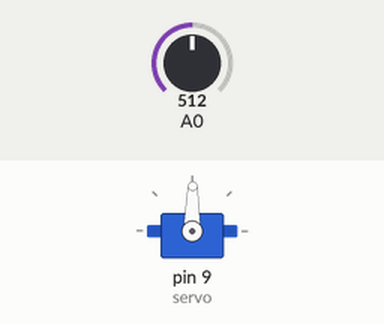
Simulated run of this sketch. Board: Arduino Uno, built with avr-gcc and run on an emulated ATmega328P. Parts: servo. The inputs (shaded band) are chosen by the test bench; at power-on: A0 = 512.

Above: at 1.2 s.
1.3 s: A0 set to 716
At 1.9 s:
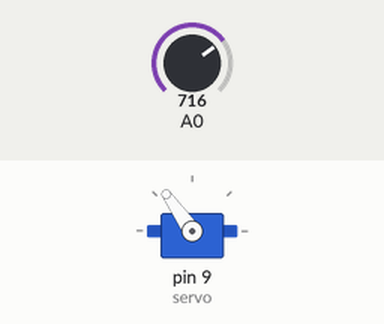
2.8 s: A0 set to 900
At 4.0 s:
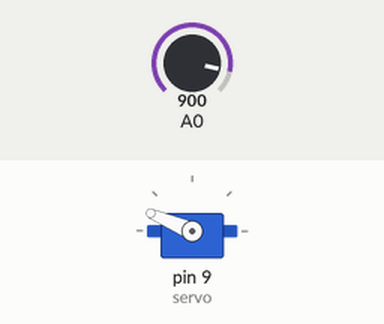
4.3 s: A0 set to 1023
At 5.4 s:
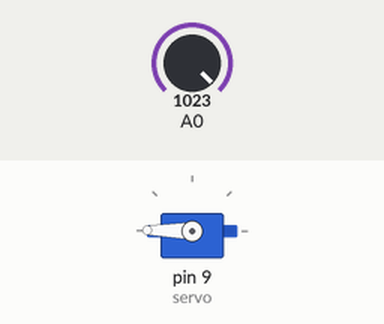
5.8 s: A0 set to 306
At 6.3 s:
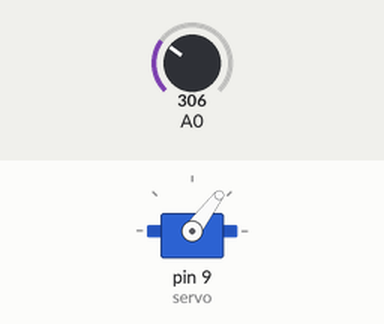
7.3 s: A0 set to 122
At 7.7 s:
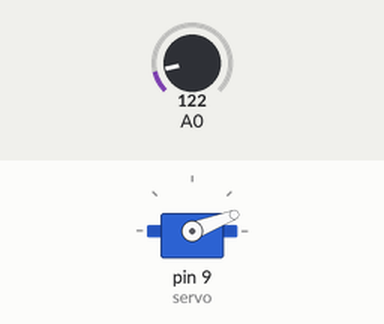
8.8 s: A0 set to 511
At 9.8 s:
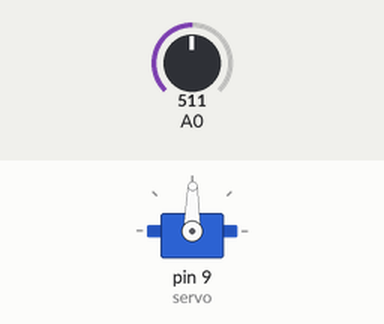
Timing chart, 0 to 11.3 s (numbered marks = the images above; inputs shaded):
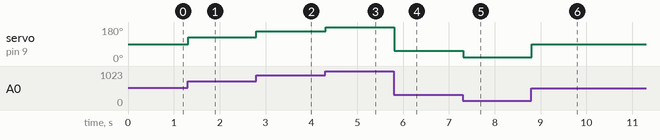

The sketch:

servo.ino
```cpp
#include <Servo.h>

Servo servo;

void setup() {
  pinMode(9, OUTPUT);
  servo.attach(9);
}

void loop() {
  servo.write(getPotAngle());
  delay(15);
}

int getPotAngle() {
  return  map(analogRead(A0), 0, 1023, 0, 179);
}
```

Measured:
- after the input at 1.3 s, servo on pin 9 (servo): 89° → 125° at once
- after the input at 2.8 s, servo on pin 9 (servo): 125° → 157° at once
- after the input at 4.3 s, servo on pin 9 (servo): 157° → 179° at once
- after the input at 5.8 s, servo on pin 9 (servo): 179° → 53° at once
- after the input at 7.3 s, servo on pin 9 (servo): 53° → 21° at once
- after the input at 8.8 s, servo on pin 9 (servo): 21° → 89° at once
